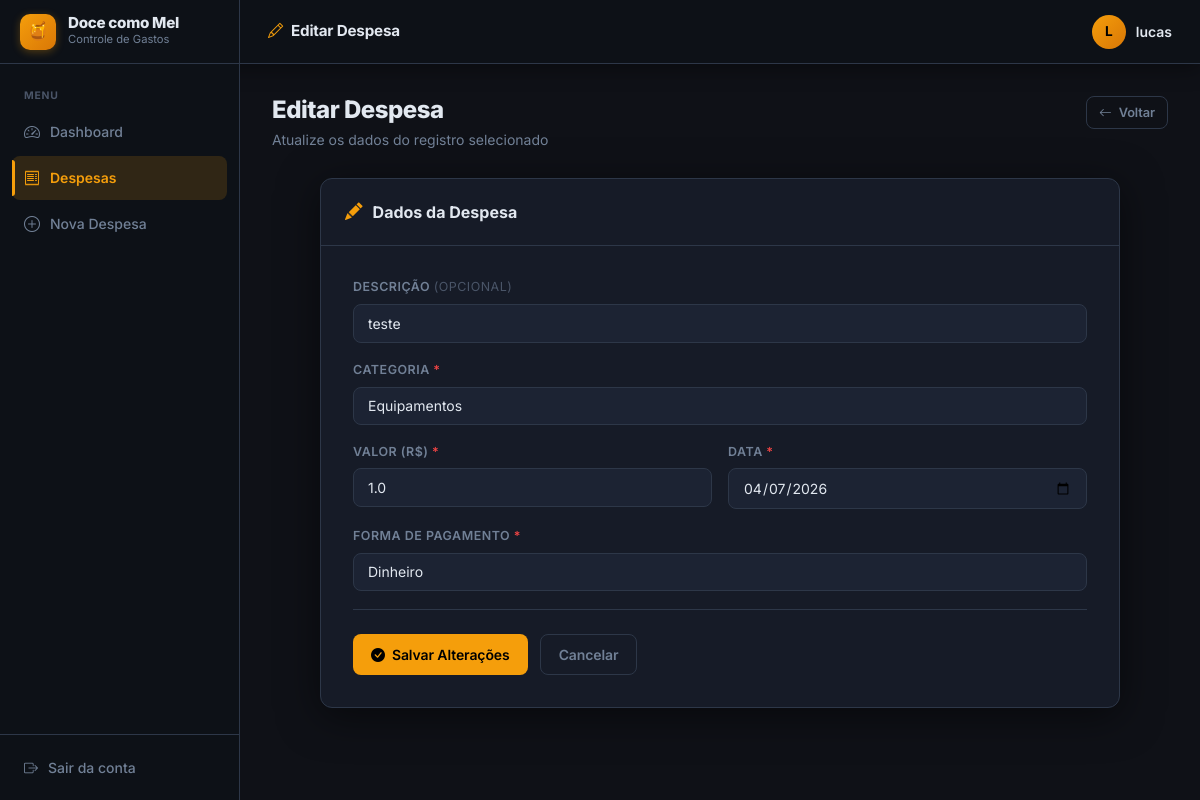
Page /gastos/editar/3 (signed in) on the committed database.
### app/models/gasto.py (models this page shows, shortened)
class Gasto(db.Model):
    __tablename__ = 'gasto'
    id_gasto = db.Column(db.Integer, primary_key=True)
    valor = db.Column(db.Float, nullable=False)
    data_gasto = db.Column(db.Date, nullable=False, default=date.today)
    forma_pagamento = db.Column(db.String(50), nullable=False)
    descricao = db.Column(db.String(255), nullable=True)
    id_usuario = db.Column(db.Integer, db.ForeignKey('usuario.id_usuario'), nullable=False)
    id_categoria = db.Column(db.Integer, db.ForeignKey('categoria.id_categoria'), nullable=False)

### app/models/categoria.py (models this page shows, shortened)
class Categoria(db.Model):
    __tablename__ = 'categoria'
    id_categoria = db.Column(db.Integer, primary_key=True)
    nome_categoria = db.Column(db.String(100), nullable=False, unique=True)
    gastos = db.relationship('Gasto', backref='categoria', lazy=True)

### app/routes/gastos.py (the view, shortened to what this page needs)
@gastos_bp.route('/editar/<int:id>', methods=['GET', 'POST'])
@login_required
def editar(id):
    gasto = GastoService.buscar_por_id(id)
    if not gasto or gasto.id_usuario != session['id_usuario']:
        flash('Despesa não encontrada.', 'danger')
        return redirect(url_for('gastos.listar'))
    categorias = CategoriaService.listar_todas()
    return render_template('gastos/editar.html', gasto=gasto, categorias=categorias,
                           formas=FORMAS_PAGAMENTO)

### app/services/categoria_service.py (called while the page is built)
    @staticmethod
    def listar_todas() -> list[Categoria]:
        return Categoria.query.order_by(Categoria.nome_categoria).all()

### app/services/gasto_service.py (called while the page is built)
    @staticmethod
    def buscar_por_id(id_gasto: int) -> Gasto | None:
        return db.session.get(Gasto, id_gasto)

### app/utils.py (called while the page is built)
def login_required(f):
    @wraps(f)
    def decorated(*args, **kwargs):
        if 'id_usuario' not in session:
            return redirect(url_for('auth.login'))
        return f(*args, **kwargs)
    return decorated

### app/templates/gastos/editar.html (shortened to what this page needs)
{% extends 'base.html' %}
{% block topbar_title %}<i class="bi bi-pencil" style="color:var(--amber);margin-right:8px;"></i>Editar Despesa{% endblock %}
{% block content %}
<div class="page-header">
    <div>
        <h1 class="page-title">Editar Despesa</h1>
        <p class="page-subtitle">Atualize os dados do registro selecionado</p>
    </div>
    <a href="{{ url_for('gastos.listar') }}" class="btn btn-outline btn-sm">
        <i class="bi bi-arrow-left"></i> Voltar
    </a>
</div>
<div class="form-card">
    <div class="form-card-header">
        <i class="bi bi-pencil-fill"></i>
        <span class="form-card-title">Dados da Despesa</span>
    </div>
    <div class="form-card-body">
        <form method="POST">
            <div class="form-group">
                <label class="form-label">Descrição <span style="color:var(--text-subtle);font-weight:400;">(opcional)</span></label>
                <input type="text" name="descricao" class="form-control"
                       value="{{ gasto.descricao or '' }}"
                       placeholder="Ex: Farinha, embalagens, taxa de entrega...">
            </div>
            <div class="form-group">
                <label class="form-label">Categoria <span style="color:var(--red);">*</span></label>
                <select name="id_categoria" class="form-select" required>
                    {% for cat in categorias %}
                    <option value="{{ cat.id_categoria }}"
                        {% if cat.id_categoria == gasto.id_categoria %}selected{% endif %}>
                        {{ cat.nome_categoria }}
                    </option>
                    {% endfor %}
                </select>
            </div>
            <div class="form-grid-2">
                <div class="form-group">
                    <label class="form-label">Valor (R$) <span style="color:var(--red);">*</span></label>
                    <input type="number" step="0.01" min="0.01" name="valor"
                           class="form-control" value="{{ gasto.valor }}" required>
                </div>
                <div class="form-group">
                    <label class="form-label">Data <span style="color:var(--red);">*</span></label>
                    <input type="date" name="data_gasto" class="form-control"
                           value="{{ gasto.data_gasto }}" required>
                </div>
            </div>
            <div class="form-group">
                <label class="form-label">Forma de Pagamento <span style="color:var(--red);">*</span></label>
                <select name="forma_pagamento" class="form-select" required>
                    {% for fp in formas %}
                    <option value="{{ fp }}" {% if gasto.forma_pagamento == fp %}selected{% endif %}>
                        {{ fp }}
                    </option>
                    {% endfor %}
                </select>
            </div>
            <div class="form-actions">
                <button type="submit" class="btn btn-primary">
                    <i class="bi bi-check-circle-fill"></i> Salvar Alterações
                </button>
                <a href="{{ url_for('gastos.listar') }}" class="btn btn-outline">Cancelar</a>
            </div>
        </form>
    </div>
</div>
{% endblock %}

### app/static/css/style.css (style rules this page uses)
:root { --sidebar-bg: #0d1117; --sidebar-hover: #1c2333; --sidebar-active-bg: rgba(245,158,11,0.15); --sidebar-active-text: #f59e0b; --sidebar-width: 240px; --topbar-height: 64px; --bg: #0f1117; --surface: #161b27; --surface-2: #1c2333; --border: #2d3748; --text: #e2e8f0; --text-muted: #718096; --text-subtle: #4a5568; --amber: #f59e0b; --amber-dark: #d97706; --amber-glow: rgba(245,158,11,0.12); --indigo: #6366f1; --green: #10b981; --red: #ef4444; --shadow-sm: 0 1px 3px rgba(0,0,0,0.4); --shadow: 0 4px 20px rgba(0,0,0,0.4); --shadow-lg: 0 8px 40px rgba(0,0,0,0.5); --radius: 12px; --radius-sm: 8px; --transition: 0.2s ease; }
*, *::before, *::after { box-sizing: border-box; margin: 0; padding: 0; }
body { font-family: 'Inter', sans-serif; background: var(--bg); color: var(--text); display: flex; flex-direction: column; min-height: 100vh; font-size: 14px; line-height: 1.5; -webkit-font-smoothing: antialiased; }
.page-header { display: flex; align-items: flex-start; justify-content: space-between; margin-bottom: 28px; gap: 16px; flex-wrap: wrap; }
.page-title { font-size: 1.5rem; font-weight: 800; color: var(--text); letter-spacing: -0.5px; line-height: 1.2; }
.page-subtitle { font-size: 0.875rem; color: var(--text-muted); margin-top: 4px; }
.btn { display: inline-flex; align-items: center; gap: 7px; padding: 9px 18px; border-radius: var(--radius-sm); font-size: 0.875rem; font-weight: 600; cursor: pointer; border: none; text-decoration: none; transition: all var(--transition); white-space: nowrap; font-family: 'Inter', sans-serif; letter-spacing: -0.1px; }
.btn-primary { background: var(--amber); color: #000; }
.btn-outline { background: transparent; border: 1px solid var(--border); color: var(--text-muted); }
.btn-sm { padding: 6px 12px; font-size: 0.8rem; }
.form-group { margin-bottom: 18px; }
.form-label { display: block; font-size: 0.78rem; font-weight: 600; color: var(--text-muted); text-transform: uppercase; letter-spacing: 0.5px; margin-bottom: 7px; }
.form-control, .form-select { width: 100%; padding: 10px 14px; border: 1.5px solid var(--border); border-radius: var(--radius-sm); font-size: 0.875rem; font-family: 'Inter', sans-serif; color: var(--text); background: var(--surface-2); transition: border-color var(--transition), box-shadow var(--transition); outline: none; -webkit-appearance: none; }
.form-control::placeholder { color: var(--text-subtle); }
.form-select option { background: var(--surface-2); }
.form-grid-2 { display: grid; grid-template-columns: 1fr 1fr; gap: 16px; }
.form-card { background: var(--surface); border: 1px solid var(--border); border-radius: var(--radius); max-width: 800px; margin: 20px auto; overflow: hidden; box-shadow: var(--shadow-lg); }
.form-card-header { padding: 20px 24px; border-bottom: 1px solid var(--border); display: flex; align-items: center; gap: 10px; }
.form-card-header i { color: var(--amber); font-size: 1.1rem; }
.form-card-title { font-size: 1rem; font-weight: 700; color: var(--text); }
.form-card-body { padding: 32px; }
.form-actions { display: flex; gap: 12px; margin-top: 12px; padding-top: 24px; border-top: 1px solid var(--border); }

### rows in the picture
Gasto: descricao "teste", id_categoria "Equipamentos", valor "1.0", data_gasto "04/07/2026", forma_pagamento "Dinheiro"

### other values in the picture
{{ session.get('nome_usuario', 'U')[0] }} "L"
{{ session.get('nome_usuario') }} "lucas"
